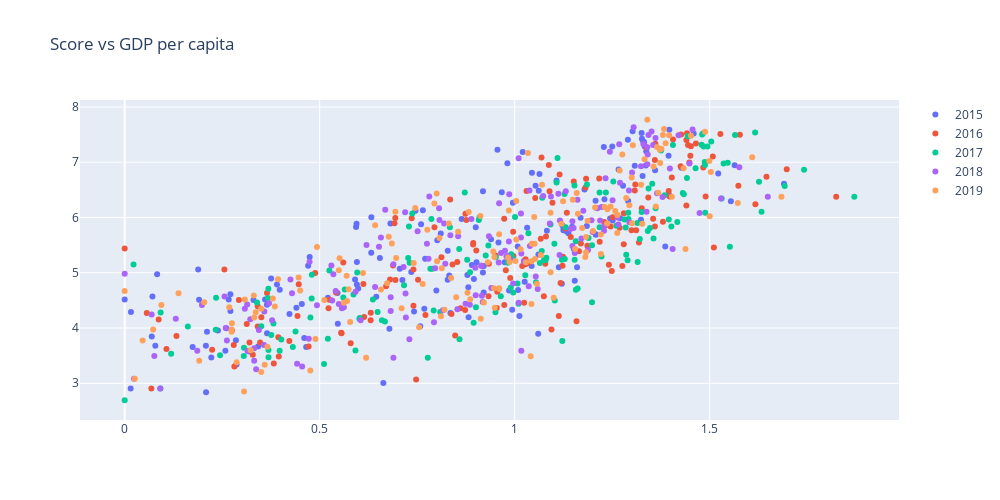
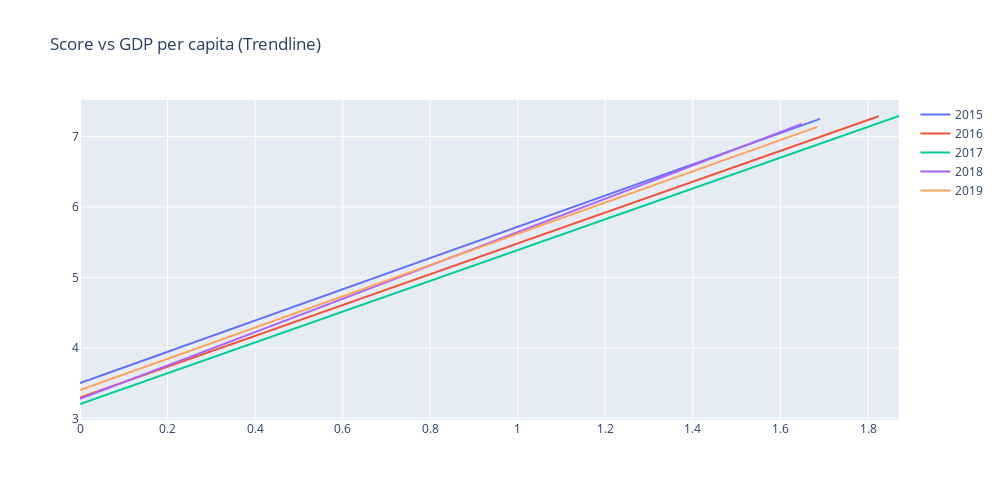
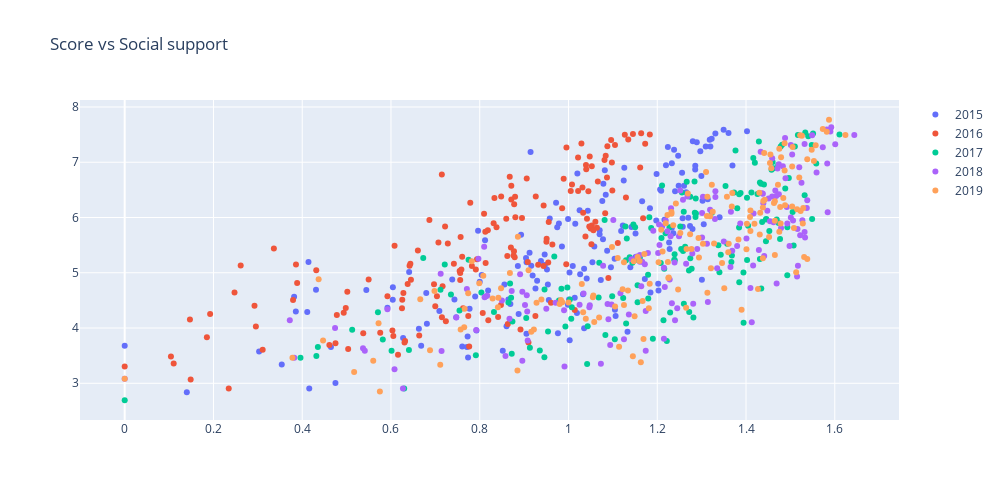
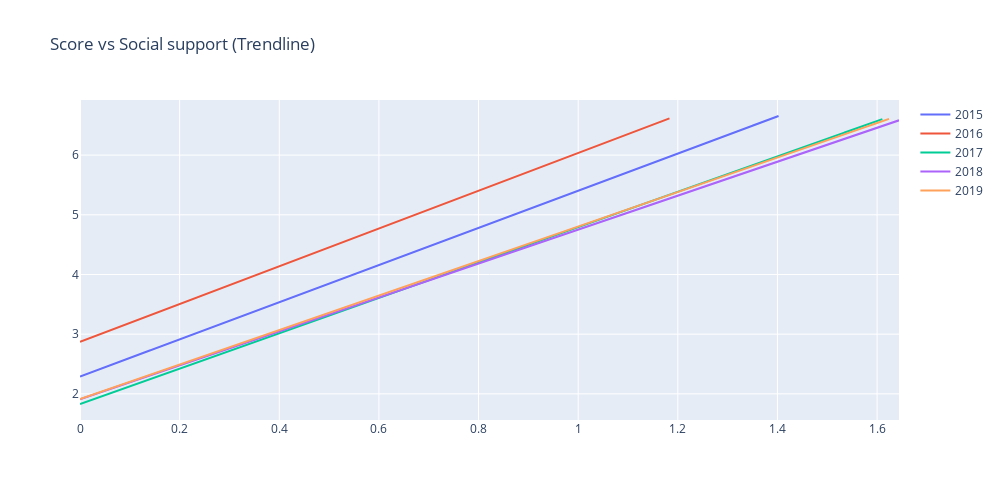

The cell these charts' notebook holds for them, in order:
### Markdown cell above
We plotting that in year 2015-2019 to comparing. We also plotting the trends in that data.

### Code cell
import plotly.graph_objects as go

name_year = range(2015, 2020)

for col in cols: # [GDP, social support, healthy life, etc...]
    
    print(f"Score VS {col}")

    # calc the correlation between the score column and other columns in the list
    correlation = year['Score'].corr(year[col])
    print("Correlation: ",correlation)

    # make the scatter plot
    fig = go.Figure()

    # year_now = 0
    for year, year_now in zip(years, name_year):
        
        # visualize the relationship between the score column and each columns in the list

        fig.update_layout(height=500, width=1000, title_text = f"Score vs {col}")
        fig.add_trace(
            go.Scatter(
                x = year[col],
                y = year['Score'],
                mode='markers',
                name = year_now
            )
        )

    fig.show()

    # make the regression plot
    fig = go.Figure()

    for year, year_now in zip(years, name_year):
        
        # Calculate the regression line
        slope, intercept = np.polyfit(year[col], year['Score'], 1)
        regression_line = slope * year[col] + intercept

        # visualize the relationship between the score column and each columns in the list
        fig.update_layout(height=500, width=1000, title_text = f"Score vs {col} (Trendline)")
        fig.add_trace(
            go.Scatter(
                x = year[col],
                y = regression_line,
                mode='lines',
                name = year_now
            )
        )


    fig.show()

### Figure 1 — Plotly figure (JSON) as saved in the notebook; plotly's stock layout.template omitted (floating-point values rounded to 4 significant figures; data arrays with more than 128 entries replaced by an {"elided": "..."} marker saying what was removed)
{"data": [{"mode": "markers", "name": "2015", "type": "scatter", "x": {"elided": "158 float values"}, "y": {"elided": "158 float values"}}, {"mode": "markers", "name": "2016", "type": "scatter", "x": {"elided": "157 float values"}, "y": {"elided": "157 float values"}}, {"mode": "markers", "name": "2017", "type": "scatter", "x": {"elided": "155 float values"}, "y": {"elided": "155 float values"}}, {"mode": "markers", "name": "2018", "type": "scatter", "x": {"elided": "155 float values"}, "y": {"elided": "155 float values"}}, {"mode": "markers", "name": "2019", "type": "scatter", "x": {"elided": "156 float values"}, "y": {"elided": "156 float values"}}], "layout": {"height": 500, "title": {"text": "Score vs GDP per capita"}, "width": 1000}}

### Figure 2 — Plotly figure (JSON) as saved in the notebook; plotly's stock layout.template omitted (floating-point values rounded to 4 significant figures; data arrays with more than 128 entries replaced by an {"elided": "..."} marker saying what was removed)
{"data": [{"mode": "lines", "name": "2015", "type": "scatter", "x": {"elided": "158 float values"}, "y": {"elided": "158 float values"}}, {"mode": "lines", "name": "2016", "type": "scatter", "x": {"elided": "157 float values"}, "y": {"elided": "157 float values"}}, {"mode": "lines", "name": "2017", "type": "scatter", "x": {"elided": "155 float values"}, "y": {"elided": "155 float values"}}, {"mode": "lines", "name": "2018", "type": "scatter", "x": {"elided": "155 float values"}, "y": {"elided": "155 float values"}}, {"mode": "lines", "name": "2019", "type": "scatter", "x": {"elided": "156 float values"}, "y": {"elided": "156 float values"}}], "layout": {"height": 500, "title": {"text": "Score vs GDP per capita (Trendline)"}, "width": 1000}}

### Figure 3 — Plotly figure (JSON) as saved in the notebook; plotly's stock layout.template omitted (floating-point values rounded to 4 significant figures; data arrays with more than 128 entries replaced by an {"elided": "..."} marker saying what was removed)
{"data": [{"mode": "markers", "name": "2015", "type": "scatter", "x": {"elided": "158 float values"}, "y": {"elided": "158 float values"}}, {"mode": "markers", "name": "2016", "type": "scatter", "x": {"elided": "157 float values"}, "y": {"elided": "157 float values"}}, {"mode": "markers", "name": "2017", "type": "scatter", "x": {"elided": "155 float values"}, "y": {"elided": "155 float values"}}, {"mode": "markers", "name": "2018", "type": "scatter", "x": {"elided": "155 float values"}, "y": {"elided": "155 float values"}}, {"mode": "markers", "name": "2019", "type": "scatter", "x": {"elided": "156 float values"}, "y": {"elided": "156 float values"}}], "layout": {"height": 500, "title": {"text": "Score vs Social support"}, "width": 1000}}

### Figure 4 — Plotly figure (JSON) as saved in the notebook; plotly's stock layout.template omitted (floating-point values rounded to 4 significant figures; data arrays with more than 128 entries replaced by an {"elided": "..."} marker saying what was removed)
{"data": [{"mode": "lines", "name": "2015", "type": "scatter", "x": {"elided": "158 float values"}, "y": {"elided": "158 float values"}}, {"mode": "lines", "name": "2016", "type": "scatter", "x": {"elided": "157 float values"}, "y": {"elided": "157 float values"}}, {"mode": "lines", "name": "2017", "type": "scatter", "x": {"elided": "155 float values"}, "y": {"elided": "155 float values"}}, {"mode": "lines", "name": "2018", "type": "scatter", "x": {"elided": "155 float values"}, "y": {"elided": "155 float values"}}, {"mode": "lines", "name": "2019", "type": "scatter", "x": {"elided": "156 float values"}, "y": {"elided": "156 float values"}}], "layout": {"height": 500, "title": {"text": "Score vs Social support (Trendline)"}, "width": 1000}}
